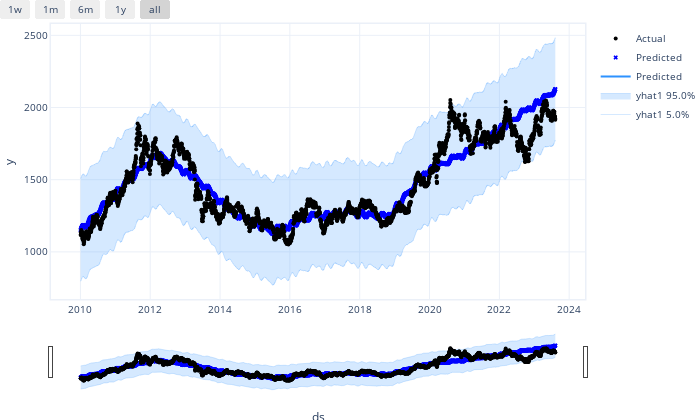

Notebook source saved alongside this figure:
### Code cell
train_df, cal_df = m.split_df(df, valid_p=0.1)
method = "naive"  # or "cqr" for a more sophisticated method, see uncertainty tutorial
conformal_forecast = m.conformal_predict(train_df, cal_df, alpha=0.1, method=method)
m.highlight_nth_step_ahead_of_each_forecast(1).plot(conformal_forecast)

### Figure 1 — Plotly figure (JSON) as saved in the notebook; plotly's stock layout.template omitted (floating-point values rounded to 4 significant figures; data arrays with more than 128 entries replaced by an {"elided": "..."} marker saying what was removed)
{"data": [{"fillcolor": "rgba(45, 146, 255, 0.2)", "line": {"color": "rgba(45, 146, 255, 0.2)", "width": 1}, "mode": "lines", "name": "yhat1 5.0%", "type": "scatter", "x": {"elided": "3420 str values"}, "y": {"elided": "3420 float values"}}, {"fill": "tonexty", "fillcolor": "rgba(45, 146, 255, 0.2)", "line": {"color": "rgba(45, 146, 255, 0.2)", "width": 1}, "mode": "lines", "name": "yhat1 95.0%", "type": "scatter", "x": {"elided": "3420 str values"}, "y": {"elided": "3420 float values"}}, {"line": {"color": "#2d92ff", "width": 2}, "mode": "lines", "name": "Predicted", "type": "scatter", "x": {"elided": "3420 str values"}, "y": {"elided": "3420 float values"}}, {"marker": {"color": "blue", "size": 4, "symbol": "x"}, "mode": "markers", "name": "Predicted", "type": "scatter", "x": {"elided": "3420 str values"}, "y": {"elided": "3420 float values"}}, {"marker": {"color": "black", "size": 4}, "mode": "markers", "name": "Actual", "type": "scatter", "x": {"elided": "3420 str values"}, "y": {"elided": "3420 float values"}}], "layout": {"autosize": true, "font": {"size": 10}, "height": 420, "hovermode": "x unified", "margin": {"b": 0, "l": 0, "pad": 0, "r": 10, "t": 10}, "showlegend": true, "title": {"font": {"size": 12}}, "width": 700, "xaxis": {"linewidth": 1.5, "mirror": true, "rangeselector": {"buttons": [{"count": 7, "label": "1w", "step": "day", "stepmode": "backward"}, {"count": 1, "label": "1m", "step": "month", "stepmode": "backward"}, {"count": 6, "label": "6m", "step": "month", "stepmode": "backward"}, {"count": 1, "label": "1y", "step": "year", "stepmode": "backward"}, {"step": "all"}]}, "rangeslider": {"visible": true}, "showline": true, "title": {"text": "ds"}, "type": "date"}, "yaxis": {"linewidth": 1.5, "mirror": true, "showline": true, "title": {"text": "y"}}}}
